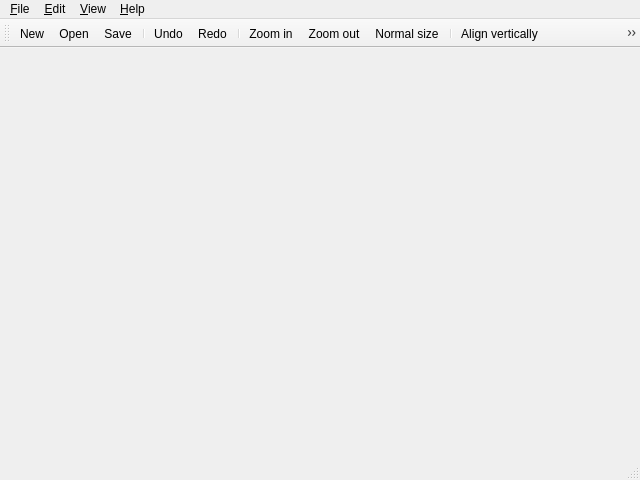
<?xml version="1.0" encoding="UTF-8"?>
<ui version="4.0">
 <class>ScreenShow</class>
 <widget class="QMainWindow" name="ScreenShow">
  <property name="geometry">
   <rect>
    <x>0</x>
    <y>0</y>
    <width>640</width>
    <height>480</height>
   </rect>
  </property>
  <property name="windowTitle">
   <string>Grape</string>
  </property>
  <property name="windowIcon">
   <iconset resource="../../../../resources/grape.qrc">
    <normaloff>:/icons/icons/grape.ico</normaloff>:/icons/icons/grape.ico</iconset>
  </property>
  <property name="documentMode">
   <bool>false</bool>
  </property>
  <property name="dockNestingEnabled">
   <bool>false</bool>
  </property>
  <property name="dockOptions">
   <set>QMainWindow::AllowTabbedDocks|QMainWindow::AnimatedDocks</set>
  </property>
  <property name="unifiedTitleAndToolBarOnMac">
   <bool>true</bool>
  </property>
  <widget class="QWidget" name="centralwidget">
   <layout class="QGridLayout" name="gridLayout">
    <property name="margin">
     <number>0</number>
    </property>
    <property name="spacing">
     <number>0</number>
    </property>
    <item row="0" column="0">
     <widget class="QTabWidget" name="tabWidget">
      <property name="currentIndex">
       <number>-1</number>
      </property>
      <property name="documentMode">
       <bool>true</bool>
      </property>
      <property name="tabsClosable">
       <bool>true</bool>
      </property>
      <property name="movable">
       <bool>true</bool>
      </property>
     </widget>
    </item>
   </layout>
  </widget>
  <widget class="QMenuBar" name="menubar">
   <property name="geometry">
    <rect>
     <x>0</x>
     <y>0</y>
     <width>640</width>
     <height>29</height>
    </rect>
   </property>
   <property name="defaultUp">
    <bool>false</bool>
   </property>
   <widget class="QMenu" name="menuFile">
    <property name="tearOffEnabled">
     <bool>false</bool>
    </property>
    <property name="title">
     <string>&amp;File</string>
    </property>
    <property name="separatorsCollapsible">
     <bool>false</bool>
    </property>
    <addaction name="actionNew"/>
    <addaction name="actionOpen"/>
    <addaction name="separator"/>
    <addaction name="actionSave"/>
    <addaction name="actionSave_as"/>
    <addaction name="actionRever"/>
    <addaction name="separator"/>
    <addaction name="actionClose"/>
    <addaction name="actionQuit"/>
   </widget>
   <widget class="QMenu" name="menuEdit">
    <property name="title">
     <string>&amp;Edit</string>
    </property>
    <addaction name="actionUndo"/>
    <addaction name="actionRedo"/>
    <addaction name="separator"/>
    <addaction name="actionAdd_node"/>
    <addaction name="actionRemove_node"/>
    <addaction name="separator"/>
    <addaction name="actionAdd_edge"/>
    <addaction name="actionRemove_edge"/>
    <addaction name="separator"/>
    <addaction name="actionAlign_vertically"/>
    <addaction name="actionAlign_horizontally"/>
   </widget>
   <widget class="QMenu" name="menuView">
    <property name="title">
     <string>&amp;View</string>
    </property>
    <addaction name="actionZoom_in"/>
    <addaction name="actionZoom_out"/>
    <addaction name="actionNormal_size"/>
    <addaction name="separator"/>
    <addaction name="actionFullscreen"/>
   </widget>
   <widget class="QMenu" name="menuHelp">
    <property name="title">
     <string>&amp;Help</string>
    </property>
    <addaction name="actionAbout"/>
   </widget>
   <addaction name="menuFile"/>
   <addaction name="menuEdit"/>
   <addaction name="menuView"/>
   <addaction name="menuHelp"/>
  </widget>
  <widget class="QStatusBar" name="statusbar"/>
  <widget class="QToolBar" name="toolBar">
   <property name="windowTitle">
    <string>Show toolbar</string>
   </property>
   <attribute name="toolBarArea">
    <enum>TopToolBarArea</enum>
   </attribute>
   <attribute name="toolBarBreak">
    <bool>false</bool>
   </attribute>
   <addaction name="actionNew"/>
   <addaction name="actionOpen"/>
   <addaction name="actionSave"/>
   <addaction name="separator"/>
   <addaction name="actionUndo"/>
   <addaction name="actionRedo"/>
   <addaction name="separator"/>
   <addaction name="actionZoom_in"/>
   <addaction name="actionZoom_out"/>
   <addaction name="actionNormal_size"/>
   <addaction name="separator"/>
   <addaction name="actionAlign_vertically"/>
   <addaction name="actionAlign_horizontally"/>
  </widget>
  <action name="actionOpen">
   <property name="icon">
    <iconset resource="../../../../resources/grape.qrc">
     <normaloff>:/icons/icons/actions/24/gtk-open.svg</normaloff>:/icons/icons/actions/24/gtk-open.svg</iconset>
   </property>
   <property name="text">
    <string>Open</string>
   </property>
   <property name="shortcut">
    <string>Ctrl+O</string>
   </property>
   <property name="iconVisibleInMenu">
    <bool>true</bool>
   </property>
  </action>
  <action name="actionNew">
   <property name="icon">
    <iconset>
     <normalon>:/icons/icons/actions/24/gtk-new.svg</normalon>
    </iconset>
   </property>
   <property name="text">
    <string>New</string>
   </property>
   <property name="shortcut">
    <string>Ctrl+N</string>
   </property>
   <property name="iconVisibleInMenu">
    <bool>true</bool>
   </property>
  </action>
  <action name="actionSave">
   <property name="icon">
    <iconset resource="../../../../resources/grape.qrc">
     <normaloff>:/icons/icons/actions/24/gtk-save.svg</normaloff>:/icons/icons/actions/24/gtk-save.svg</iconset>
   </property>
   <property name="text">
    <string>Save</string>
   </property>
   <property name="shortcut">
    <string>Ctrl+S</string>
   </property>
   <property name="iconVisibleInMenu">
    <bool>true</bool>
   </property>
  </action>
  <action name="actionSave_as">
   <property name="icon">
    <iconset resource="../../../../resources/grape.qrc">
     <normaloff>:/icons/icons/actions/24/gtk-save-as.svg</normaloff>:/icons/icons/actions/24/gtk-save-as.svg</iconset>
   </property>
   <property name="text">
    <string>Save as...</string>
   </property>
   <property name="shortcut">
    <string>Ctrl+Shift+S</string>
   </property>
   <property name="iconVisibleInMenu">
    <bool>true</bool>
   </property>
  </action>
  <action name="actionRever">
   <property name="icon">
    <iconset resource="../../../../resources/grape.qrc">
     <normaloff>:/icons/icons/actions/24/gtk-revert-to-saved-rtl.svg</normaloff>:/icons/icons/actions/24/gtk-revert-to-saved-rtl.svg</iconset>
   </property>
   <property name="text">
    <string>Revert</string>
   </property>
   <property name="iconVisibleInMenu">
    <bool>true</bool>
   </property>
  </action>
  <action name="actionClose">
   <property name="icon">
    <iconset resource="../../../../resources/grape.qrc">
     <normaloff>:/icons/icons/actions/24/gtk-close.svg</normaloff>:/icons/icons/actions/24/gtk-close.svg</iconset>
   </property>
   <property name="text">
    <string>Close</string>
   </property>
   <property name="shortcut">
    <string>Ctrl+W</string>
   </property>
   <property name="iconVisibleInMenu">
    <bool>true</bool>
   </property>
  </action>
  <action name="actionQuit">
   <property name="icon">
    <iconset resource="../../../../resources/grape.qrc">
     <normaloff>:/icons/icons/actions/24/gtk-quit.svg</normaloff>:/icons/icons/actions/24/gtk-quit.svg</iconset>
   </property>
   <property name="text">
    <string>Quit</string>
   </property>
   <property name="shortcut">
    <string>Ctrl+Q</string>
   </property>
   <property name="iconVisibleInMenu">
    <bool>true</bool>
   </property>
  </action>
  <action name="actionUndo">
   <property name="icon">
    <iconset resource="../../../../resources/grape.qrc">
     <normaloff>:/icons/icons/actions/24/gtk-undo-ltr.svg</normaloff>:/icons/icons/actions/24/gtk-undo-ltr.svg</iconset>
   </property>
   <property name="text">
    <string>Undo</string>
   </property>
   <property name="shortcut">
    <string>Ctrl+Z</string>
   </property>
   <property name="iconVisibleInMenu">
    <bool>true</bool>
   </property>
  </action>
  <action name="actionRedo">
   <property name="icon">
    <iconset resource="../../../../resources/grape.qrc">
     <normaloff>:/icons/icons/actions/24/gtk-redo-ltr.svg</normaloff>:/icons/icons/actions/24/gtk-redo-ltr.svg</iconset>
   </property>
   <property name="text">
    <string>Redo</string>
   </property>
   <property name="shortcut">
    <string>Ctrl+Y</string>
   </property>
   <property name="iconVisibleInMenu">
    <bool>true</bool>
   </property>
  </action>
  <action name="actionAdd_node">
   <property name="icon">
    <iconset resource="../../../../resources/grape.qrc">
     <normaloff>:/icons/icons/actions/24/gtk-add.svg</normaloff>:/icons/icons/actions/24/gtk-add.svg</iconset>
   </property>
   <property name="text">
    <string>Add node</string>
   </property>
   <property name="shortcut">
    <string>V</string>
   </property>
   <property name="iconVisibleInMenu">
    <bool>true</bool>
   </property>
  </action>
  <action name="actionRemove_node">
   <property name="icon">
    <iconset resource="../../../../resources/grape.qrc">
     <normaloff>:/icons/icons/actions/24/gtk-remove.svg</normaloff>:/icons/icons/actions/24/gtk-remove.svg</iconset>
   </property>
   <property name="text">
    <string>Remove node</string>
   </property>
   <property name="shortcut">
    <string>Shift+V</string>
   </property>
   <property name="iconVisibleInMenu">
    <bool>true</bool>
   </property>
  </action>
  <action name="actionAdd_edge">
   <property name="icon">
    <iconset resource="../../../../resources/grape.qrc">
     <normaloff>:/icons/icons/actions/24/gtk-add.svg</normaloff>:/icons/icons/actions/24/gtk-add.svg</iconset>
   </property>
   <property name="text">
    <string>Add edge</string>
   </property>
   <property name="shortcut">
    <string>E</string>
   </property>
   <property name="iconVisibleInMenu">
    <bool>true</bool>
   </property>
  </action>
  <action name="actionRemove_edge">
   <property name="icon">
    <iconset resource="../../../../resources/grape.qrc">
     <normaloff>:/icons/icons/actions/24/gtk-remove.svg</normaloff>:/icons/icons/actions/24/gtk-remove.svg</iconset>
   </property>
   <property name="text">
    <string>Remove edge</string>
   </property>
   <property name="shortcut">
    <string>Shift+E</string>
   </property>
   <property name="iconVisibleInMenu">
    <bool>true</bool>
   </property>
  </action>
  <action name="actionAlign_vertically">
   <property name="icon">
    <iconset resource="../../../../resources/grape.qrc">
     <normaloff>:/icons/icons/actions/24/object-flip-vertical.svg</normaloff>:/icons/icons/actions/24/object-flip-vertical.svg</iconset>
   </property>
   <property name="text">
    <string>Align vertically</string>
   </property>
   <property name="iconVisibleInMenu">
    <bool>true</bool>
   </property>
  </action>
  <action name="actionAlign_horizontally">
   <property name="icon">
    <iconset resource="../../../../resources/grape.qrc">
     <normaloff>:/icons/icons/actions/24/object-flip-horizontal.svg</normaloff>:/icons/icons/actions/24/object-flip-horizontal.svg</iconset>
   </property>
   <property name="text">
    <string>Align horizontally</string>
   </property>
   <property name="iconVisibleInMenu">
    <bool>true</bool>
   </property>
  </action>
  <action name="actionZoom_in">
   <property name="icon">
    <iconset resource="../../../../resources/grape.qrc">
     <normaloff>:/icons/icons/actions/24/gtk-zoom-in.svg</normaloff>:/icons/icons/actions/24/gtk-zoom-in.svg</iconset>
   </property>
   <property name="text">
    <string>Zoom in</string>
   </property>
   <property name="shortcut">
    <string>Ctrl++</string>
   </property>
   <property name="iconVisibleInMenu">
    <bool>true</bool>
   </property>
  </action>
  <action name="actionZoom_out">
   <property name="icon">
    <iconset resource="../../../../resources/grape.qrc">
     <normaloff>:/icons/icons/actions/24/gtk-zoom-out.svg</normaloff>:/icons/icons/actions/24/gtk-zoom-out.svg</iconset>
   </property>
   <property name="text">
    <string>Zoom out</string>
   </property>
   <property name="shortcut">
    <string>Ctrl+-</string>
   </property>
   <property name="iconVisibleInMenu">
    <bool>true</bool>
   </property>
  </action>
  <action name="actionNormal_size">
   <property name="icon">
    <iconset resource="../../../../resources/grape.qrc">
     <normaloff>:/icons/icons/actions/24/gtk-zoom-100.svg</normaloff>:/icons/icons/actions/24/gtk-zoom-100.svg</iconset>
   </property>
   <property name="text">
    <string>Normal size</string>
   </property>
   <property name="shortcut">
    <string>Ctrl+0</string>
   </property>
   <property name="iconVisibleInMenu">
    <bool>true</bool>
   </property>
  </action>
  <action name="actionFullscreen">
   <property name="checkable">
    <bool>true</bool>
   </property>
   <property name="text">
    <string>Fullscreen</string>
   </property>
   <property name="shortcut">
    <string>F11</string>
   </property>
   <property name="iconVisibleInMenu">
    <bool>true</bool>
   </property>
  </action>
  <action name="actionAbout">
   <property name="icon">
    <iconset resource="../../../../resources/grape.qrc">
     <normaloff>:/icons/icons/actions/24/gtk-about.svg</normaloff>:/icons/icons/actions/24/gtk-about.svg</iconset>
   </property>
   <property name="text">
    <string>About</string>
   </property>
   <property name="iconVisibleInMenu">
    <bool>true</bool>
   </property>
  </action>
 </widget>
 <resources>
  <include location="../../../../resources/grape.qrc"/>
 </resources>
 <connections/>
</ui>
